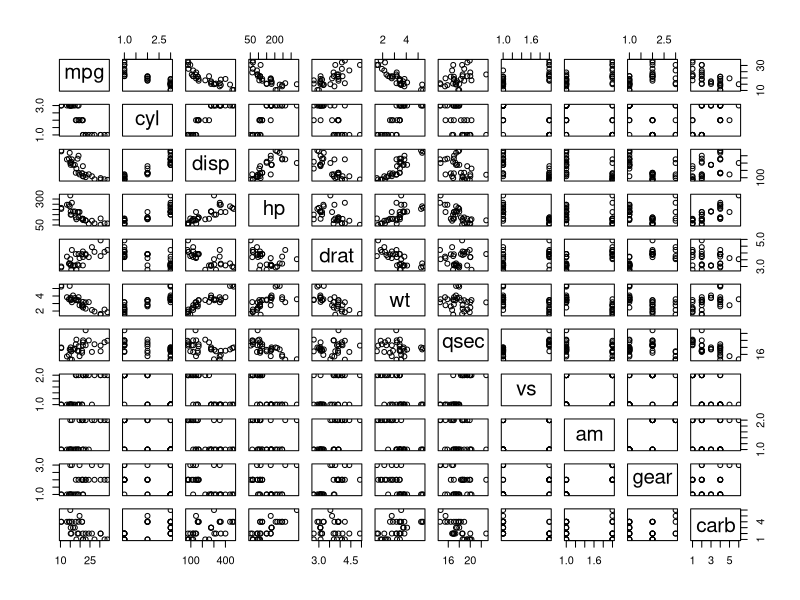
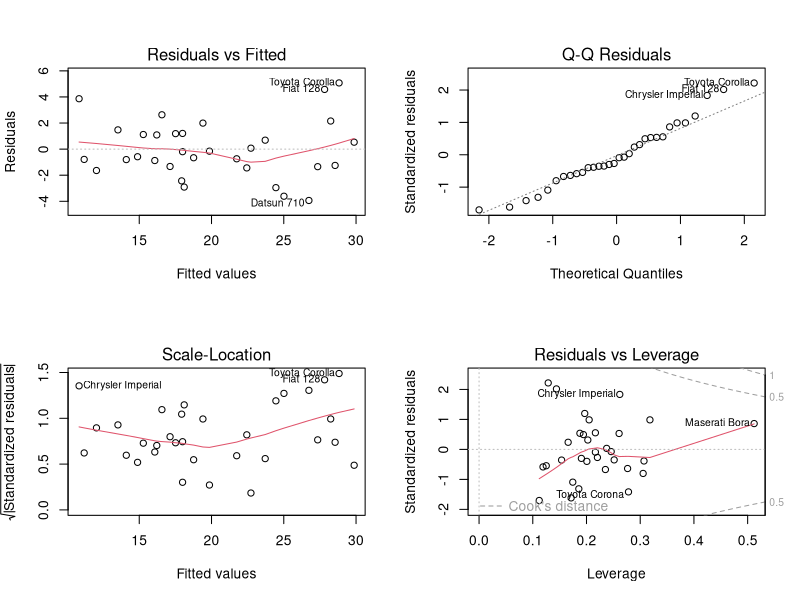

Source code (R) for these figures, in order:
## ---- chunk 1
knitr::opts_chunk$set(echo = TRUE)
## ---- chunk 2
library(ggplot2) #for plots
library(dplyr)
data(mtcars)
glimpse(mtcars)
## ---- chunk 3
mtcars$cyl  <- factor(mtcars$cyl)
mtcars$vs   <- factor(mtcars$vs)
mtcars$gear <- factor(mtcars$gear)
mtcars$carb <- factor(mtcars$carb)
mtcars$am   <- factor(mtcars$am,labels=c("Automatic","Manual"))
## ---- chunk 4
aggregate(mpg~am, data = mtcars, mean)
## ---- chunk 5
D_automatic <- mtcars[mtcars$am == "Automatic",]
D_manual <- mtcars[mtcars$am == "Manual",]
t.test(D_automatic$mpg, D_manual$mpg)
## ---- chunk 6
model <- lm(mpg ~ am, data = mtcars)
summary(model)
## ---- chunk 7
pairs(mpg ~ ., data = mtcars)
## ---- chunk 8
multivariable_model <- lm(mpg~am + cyl + disp + hp + wt, data = mtcars)
anova(model, multivariable_model)
## ---- chunk 9
par(mfrow = c(2,2))
plot(multivariable_model)
## ---- chunk 10
summary(multivariable_model)
